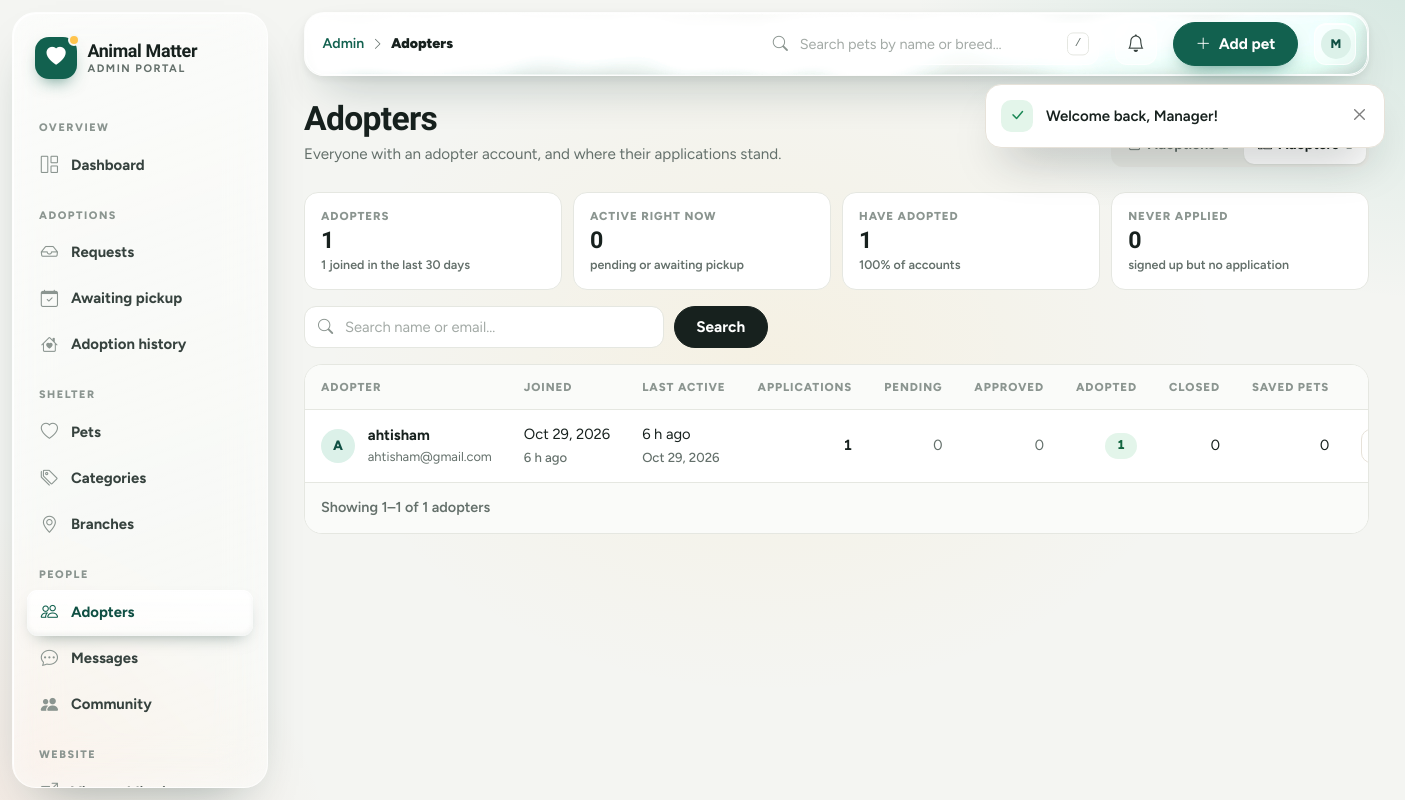
Page /pet_adoption_portal/admin/adopted.php?tab=adopters (signed in) on the committed database.
### tables this page shows
CREATE TABLE `adopter` (
  `adopter_id` int(4) NOT NULL,
  `name` varchar(255) NOT NULL,
  `cnic` bigint(13) NOT NULL,
  `email` varchar(255) NOT NULL,
  `password` varchar(255) NOT NULL,
  `created_at` datetime NOT NULL DEFAULT current_timestamp()
);

### pet_adoption_portal/admin/adopted.php (the view, shortened to what this page needs)
<?php
require_once __DIR__ . '/dbconnect.php';
$tab = query_param('tab') === 'adopters' ? 'adopters' : 'adoptions';
$search = query_param('q');
$city = query_param('city');
$adoptionCount = (int) db_value("SELECT COUNT(*) FROM `adopted`");
$adopterCount = (int) db_value("SELECT COUNT(*) FROM `adopter`");
if ($tab === 'adoptions') {
    $where = ['1 = 1'];
    $params = [];
    if ($search !== '') {
        $where[] = '(`pet_name` LIKE ? OR `name` LIKE ? OR `email` LIKE ?)';
        $like = '%' . $search . '%';
        array_push($params, $like, $like, $like);
    }
    if ($city !== '') {
        $where[] = '`location_city` = ?';
        $params[] = $city;
    }
    $rows = db_all(
        "SELECT *, TIMESTAMPDIFF(MINUTE, `request_time`, `adopt_time`) / 1440 AS days_total,
                TIMESTAMPDIFF(MINUTE, `accept_time`, `adopt_time`) / 1440 AS days_pickup
         FROM `adopted` WHERE " . implode(' AND ', $where) . " ORDER BY `adopt_time` DESC", $params);
    $summary = db_one(
        "SELECT COUNT(*) AS n, SUM(YEAR(`adopt_time`) = YEAR(NOW())) AS this_year,
            SUM(`adopt_time` >= NOW() - INTERVAL 30 DAY) AS last30,
            AVG(TIMESTAMPDIFF(MINUTE, `request_time`, `adopt_time`) / 1440) AS avg_days,
            COUNT(DISTINCT COALESCE(`adopter_id`, `email`)) AS families
         FROM `adopted`");
    $perBranch = db_all("SELECT `location_city` AS city, COUNT(*) AS n FROM `adopted` GROUP BY `location_city` ORDER BY n DESC, city");
    $cities = array_column(db_all("SELECT DISTINCT `location_city` FROM `adopted` ORDER BY `location_city`"), 'location_city');
    $filtered = $search !== '' || $city !== '';
} else {
    $params = [];
    $where = '';
    $rows = db_all(
        "SELECT a.`adopter_id`, a.`name`, a.`email`, a.`created_at`,
            GREATEST(a.`created_at`,
                COALESCE((SELECT MAX(COALESCE(r.`updated_at`, r.`request_time`)) FROM `requests` r WHERE r.`adopter_id` = a.`adopter_id`), a.`created_at`),
                COALESCE((SELECT MAX(c.`accept_time`) FROM `accepted` c WHERE c.`adopter_id` = a.`adopter_id`), a.`created_at`),
                COALESCE((SELECT MAX(d.`adopt_time`) FROM `adopted` d WHERE d.`adopter_id` = a.`adopter_id`), a.`created_at`),
                COALESCE((SELECT MAX(f.`created_at`) FROM `favourites` f WHERE f.`adopter_id` = a.`adopter_id`), a.`created_at`),
                COALESCE((SELECT MAX(m.`timestamp`) FROM `contact` m WHERE m.`email` = a.`email`), a.`created_at`)) AS last_active,
            (SELECT COUNT(*) FROM `requests` r WHERE r.`adopter_id` = a.`adopter_id` AND r.`status` = 'pending') AS pending,
            (SELECT COUNT(*) FROM `accepted` c WHERE c.`adopter_id` = a.`adopter_id`) AS approved,
            (SELECT COUNT(*) FROM `adopted` d WHERE d.`adopter_id` = a.`adopter_id`) AS adopted,
            (SELECT COUNT(*) FROM `requests` r WHERE r.`adopter_id` = a.`adopter_id` AND r.`status` IN ('rejected', 'cancelled')) AS closed,
            (SELECT COUNT(*) FROM `favourites` f WHERE f.`adopter_id` = a.`adopter_id`) AS favourites
         FROM `adopter` a $where ORDER BY a.`created_at` DESC, a.`adopter_id` DESC",
        $params
    );
    $filtered = $search !== '';
    $people = db_one(
        "SELECT COUNT(*) AS n, SUM(`created_at` >= NOW() - INTERVAL 30 DAY) AS new30,
            SUM(EXISTS (SELECT 1 FROM `adopted` d WHERE d.`adopter_id` = a.`adopter_id`)) AS adopted_any,
            SUM(EXISTS (SELECT 1 FROM `requests` r WHERE r.`adopter_id` = a.`adopter_id` AND r.`status` = 'pending')
                OR EXISTS (SELECT 1 FROM `accepted` c WHERE c.`adopter_id` = a.`adopter_id`)) AS active_now,
            SUM(NOT EXISTS (SELECT 1 FROM `requests` r WHERE r.`adopter_id` = a.`adopter_id`)
                AND NOT EXISTS (SELECT 1 FROM `accepted` c WHERE c.`adopter_id` = a.`adopter_id`)
                AND NOT EXISTS (SELECT 1 FROM `adopted` d WHERE d.`adopter_id` = a.`adopter_id`)) AS never_applied
         FROM `adopter` a");
}
[$pageRows, $page, $pages, $total] = paginate($rows, 15);
$selfUrl = url('admin/adopted.php' . ($tab === 'adopters' ? '?tab=adopters' : ''));
include __DIR__ . '/header.php';
?>
<div class="admin-page-head">
    <div>
        <h1><?= $tab === 'adopters' ? 'Adopters' : 'Adoption history' ?></h1>
        <p><?= $tab === 'adopters' ? 'Everyone with an adopter account, and where their applications stand.' : 'Every pet that has found a home through the portal.' ?></p>
    </div>
    <nav class="seg-tabs" aria-label="Records">
        <a class="<?= $tab === 'adoptions' ? 'active' : '' ?>" href="<?= e(url('admin/adopted.php')) ?>"><i class="bi bi-house-heart"></i> Adoptions <span class="n"><?= $adoptionCount ?></span></a>
        <a class="<?= $tab === 'adopters' ? 'active' : '' ?>" href="<?= e(url('admin/adopted.php?tab=adopters')) ?>"><i class="bi bi-people"></i> Adopters <span class="n"><?= $adopterCount ?></span></a>
    </nav>
</div>
<?php if ($tab === 'adoptions'): ?>
    <div class="admin-strip">
        <div><span class="lbl">Adoptions</span><strong><?= (int) $summary['n'] ?></strong><small><?= (int) $summary['families'] ?> famil<?= (int) $summary['families'] === 1 ? 'y' : 'ies' ?> in total</small></div>
        <div><span class="lbl">This year</span><strong><?= (int) $summary['this_year'] ?></strong><small><?= (int) $summary['last30'] ?> in the last 30 days</small></div>
        <div><span class="lbl">Avg. application to home</span><strong><?= e(span_label($summary['n'] ? (float) $summary['avg_days'] : null)) ?></strong><small>request to pickup</small></div>
        <div class="strip-wide"><span class="lbl">By branch</span>
            <?php if ($perBranch): ?>
                <div class="branch-bars">
                    <?php foreach ($perBranch as $b): ?>
                        <span><em><?= e($b['city']) ?></em><i style="width:<?= round((int) $b['n'] / max(1, (int) $perBranch[0]['n']) * 100) ?>%"></i><b><?= (int) $b['n'] ?></b></span>
                    <?php endforeach; ?>
                </div>
            <?php else: ?><small>No adoptions yet</small><?php endif; ?>
        </div>
    </div>
<?php else: ?>
    <div class="admin-strip">
        <div><span class="lbl">Adopters</span><strong><?= (int) $people['n'] ?></strong><small><?= (int) $people['new30'] ?> joined in the last 30 days</small></div>
        <div><span class="lbl">Active right now</span><strong><?= (int) $people['active_now'] ?></strong><small>pending or awaiting pickup</small></div>
        <div><span class="lbl">Have adopted</span><strong><?= (int) $people['adopted_any'] ?></strong><small><?= $people['n'] ? round((int) $people['adopted_any'] / (int) $people['n'] * 100) . '% of accounts' : 'no accounts yet' ?></small></div>
        <div class="<?= (int) $people['never_applied'] ? 'is-warn' : '' ?>"><span class="lbl">Never applied</span><strong><?= (int) $people['never_applied'] ?></strong><small>signed up but no application</small></div>
    </div>
<?php endif; ?>
<form class="toolbar" method="get">
    <div class="search"><i class="bi bi-search" aria-hidden="true"></i>
        <input class="form-control" type="search" id="recQ" name="q" value="<?= e($search) ?>" placeholder="<?= $tab === 'adopters' ? 'Search name or email…' : 'Search pet or adopter…' ?>">
    </div>
    <button class="btn btn-dark">Search</button>
</form>
<?php if (!$rows): ?>
    <?php if ($filtered): ?>
        <?php render_empty_state('bi-search', 'No matches', 'Try a different name' . ($tab === 'adoptions' ? ' or branch.' : '.'), 'Clear filters', $selfUrl); ?>
    <?php elseif ($tab === 'adopters'): ?>
        <?php render_empty_state('bi-people', 'No adopters yet', 'People who create an account on the website will be listed here.'); ?>
    <?php else: ?>
        <?php render_empty_state('bi-house-heart', 'No adoptions yet', 'Completed adoptions will be listed here.'); ?>
    <?php endif; ?>
<?php else: ?>
    <div class="table-wrap">
        <div class="table-responsive">
            <table class="data-table">
                <thead><tr><th>Adopter</th><th>Joined</th><th>Last active</th><th class="num">Applications</th><th class="num">Pending</th><th class="num">Approved</th><th class="num">Adopted</th><th class="num">Closed</th><th class="num">Saved pets</th><th class="text-end"><span class="visually-hidden">Contact</span></th></tr></thead>
                <tbody>
                <?php foreach ($pageRows as $a): ?>
                    <tr>
                        <td><div class="cell-main"><span class="avatar avatar-brand"><?= e(strtoupper(mb_substr($a['name'], 0, 1))) ?></span><div><strong><?= e($a['name']) ?></strong><small><?= e($a['email']) ?></small></div></div></td>
                        <td class="text-nowrap"><?= e(format_date($a['created_at'])) ?><span class="sub"><?= e(time_ago($a['created_at'])) ?></span></td>
                        <td class="text-nowrap"><?= e(time_ago($a['last_active'])) ?><span class="sub"><?= e(format_date($a['last_active'])) ?></span></td>
                        <td class="num fw-bold"><?= (int) $a['pending'] + (int) $a['approved'] + (int) $a['adopted'] + (int) $a['closed'] ?></td>
                        <td class="num"><?= $a['pending'] ? '<span class="status-pill status-warning">' . (int) $a['pending'] . '</span>' : '<span class="text-muted">0</span>' ?></td>
                        <td class="num"><?= $a['approved'] ? '<span class="status-pill status-info">' . (int) $a['approved'] . '</span>' : '<span class="text-muted">0</span>' ?></td>
                        <td class="num"><?= $a['adopted'] ? '<span class="status-pill status-success">' . (int) $a['adopted'] . '</span>' : '<span class="text-muted">0</span>' ?></td>
                        <td class="num"><?= (int) $a['closed'] ?></td>
                        <td class="num"><?= (int) $a['favourites'] ?></td>
                        <td class="text-end"><a class="btn btn-icon btn-sm btn-light" href="mailto:<?= e($a['email']) ?>" title="Email <?= e($a['name']) ?>" aria-label="Email <?= e($a['name']) ?>"><i class="bi bi-envelope"></i></a></td>
                    </tr>
                <?php endforeach; ?>
                </tbody>
            </table>
        </div>
        <div class="table-foot"><?php render_pagination($page, $pages, $total, 15, 'adopters'); ?></div>
    </div>
<?php endif; ?>

### rows in the picture
adopter: name "A", name "ahtisham", email "ahtisham@gmail.com", created_at "Oct 29, 2026", created_at "6 h ago", last_active "6 h ago", last_active "Oct 29, 2026", closed "1", adopted "1", closed "0", favourites "0"

### other values in the picture
$message "Welcome back, Manager!"
$group "OVERVIEW"
$label "Dashboard"
$group "ADOPTIONS"
$label "Requests"
$label "Awaiting pickup"
$label "Adoption history"
$group "SHELTER"
$label "Pets"
$label "Categories"
$label "Branches"
$group "PEOPLE"
$label "Adopters"
$label "Messages"
$label "Community"
